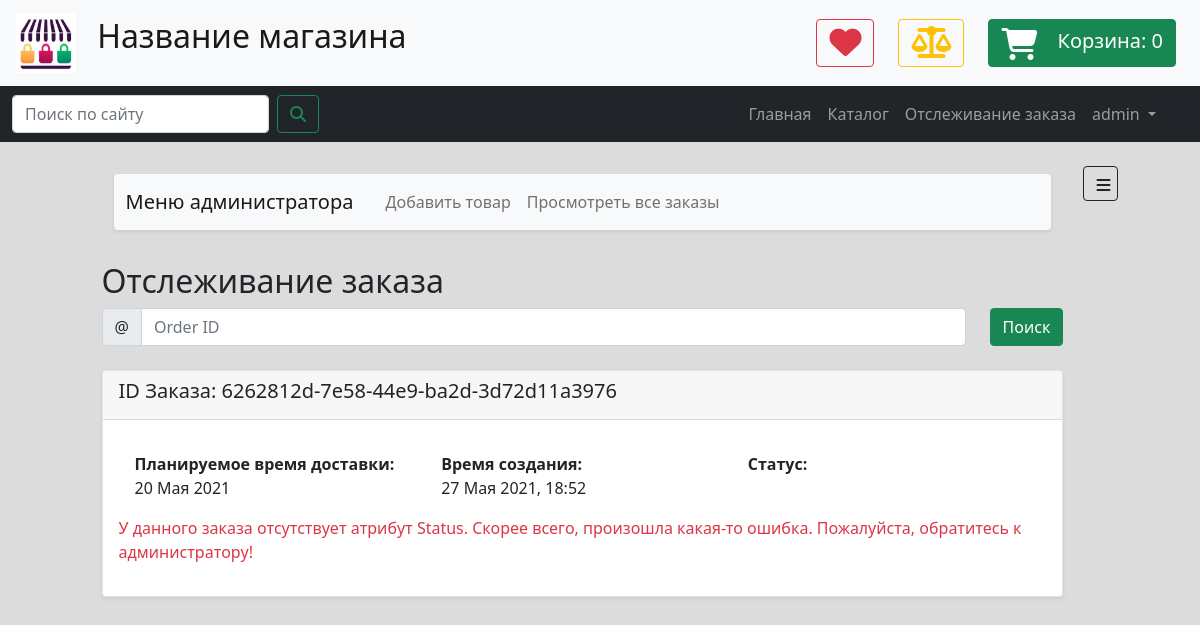
Screenshot of /orders/track/6262812d-7e58-44e9-ba2d-3d72d11a3976 (signed in) with the database file from the repository.
### data/users.py (models this page shows)
class User(SqlAlchemyBase, UserMixin, SerializerMixin):
    __tablename__ = 'users'
    id = sqlalchemy.Column(sqlalchemy.Integer,
                           primary_key=True, autoincrement=True)
    public_id = sqlalchemy.Column(sqlalchemy.String(50),
                                  unique=True,
                                  nullable=False,
                                  default=generate_uuid)
    is_admin = sqlalchemy.Column(sqlalchemy.Boolean, default=False, nullable=False)
    first_name = sqlalchemy.Column(sqlalchemy.String, nullable=True)
    last_name = sqlalchemy.Column(sqlalchemy.String, nullable=True)
    profile_pic_path = sqlalchemy.Column(sqlalchemy.String, nullable=False,
                                         default='img/user_pics/default_user.png')
    username = sqlalchemy.Column(sqlalchemy.String, nullable=False)
    email = sqlalchemy.Column(sqlalchemy.String,
                              index=True, unique=True, nullable=False)
    phone = sqlalchemy.Column(sqlalchemy.String, nullable=True)
    hashed_password = sqlalchemy.Column(sqlalchemy.String, nullable=False)
    created_date = sqlalchemy.Column(sqlalchemy.DateTime,
                                     default=datetime.datetime.now)
    bonus_points = sqlalchemy.Column(sqlalchemy.Integer, default=0, nullable=True)
    reviews = orm.relation("Review", back_populates='user')
    orders = orm.relation("Order", back_populates='user')
    location_id = sqlalchemy.Column(sqlalchemy.Integer,
                                    sqlalchemy.ForeignKey("locations.id"))
    address = orm.relation('Location')

### data/orders.py (models this page shows)
class Order(SqlAlchemyBase, SerializerMixin):
    __tablename__ = 'orders'
    id = sqlalchemy.Column(sqlalchemy.Integer,
                           primary_key=True, autoincrement=True)
    public_id = sqlalchemy.Column(sqlalchemy.String(50),
                                  unique=True,
                                  nullable=False,
                                  default=generate_uuid)
    description = sqlalchemy.Column(sqlalchemy.String, nullable=True)
    created_date = sqlalchemy.Column(sqlalchemy.DateTime,
                                     default=datetime.datetime.now)
    update_date = sqlalchemy.Column(sqlalchemy.DateTime,
                                     default=datetime.datetime.now)
    delivery_date = sqlalchemy.Column(sqlalchemy.DateTime)
    elements = orm.relation('OrderElement', back_populates='order')
    location_id = sqlalchemy.Column(sqlalchemy.Integer,
                                    sqlalchemy.ForeignKey("locations.id"))
    location = orm.relation('Location')
    status_id = sqlalchemy.Column(sqlalchemy.Integer,
                                  sqlalchemy.ForeignKey("order_statuses.id"))
    status = orm.relation('Status')
    user_id = sqlalchemy.Column(sqlalchemy.Integer,
                                sqlalchemy.ForeignKey("users.id"), nullable=True)
    user = orm.relation('User', back_populates='orders')

### routes/orders.py (the view)
@app.route('/orders/track/<string:public_id>')
def orders_track_page(public_id):
    form_id = request.args.get('public_id', None, type=str)
    if form_id:
        return redirect(url_for('orders_track_page', public_id=form_id))
    db_sess = db_session.create_session()
    order = db_sess.query(Order).filter_by(public_id=public_id).first()
    if order:
        if order.user:
            if not current_user.is_authenticated:
                db_sess.close()
                abort(403)
            elif order.user != current_user:
                db_sess.close()
                abort(403)
        template = render_template('orders_one_page.html',
                                   title='Заказ',
                                   order=order,
                                   time_format_func=ru_format_str_time)
        db_sess.close()
        return template
    else:
        db_sess.close()
        abort(404)

### data/db_session.py (called while the page is built)
def create_session() -> Session:
    global __factory
    if __factory:
        return __factory()

### main.py (called while the page is built)
@login_manager.user_loader
def load_user(user_id):
    db_sess = db_session.create_session()
    user = db_sess.query(User).get(user_id)
    db_sess.close()
    return user

### tools.py (called while the page is built)
def ru_format_str_time(time: datetime.datetime, show_exact_time=True):
    s_month = MONTH_NAMES_RU[time.month]
    s_date = f'{time.day} {s_month} {time.year}'
    if show_exact_time:
        s_time = f', {time.hour}:{time.minute}'
    else:
        s_time = ''
    return s_date + s_time

### templates/orders_one_page.html (shortened to what this page needs)
{% extends "main_template.html" %}
{% block content %}
    <link rel="stylesheet" href="{{ url_for('static', filename='css/orders_page_v13.css') }}">
    <div class="container">
        <h2>Отслеживание заказа</h2>
        <form class="d-flex flex-row g-3 align-items-center">
            <div class="flex-fill">
                <div class="input-group">
                    <div class="input-group-text">@</div>
                    <input type="text" class="form-control"
                           name="public_id" id="searchOrderBox" placeholder="Order ID">
                </div>
            </div>
            <div class="ms-4">
                <button type="submit" class="btn btn-success">Поиск</button>
            </div>
        </form>
        <article class="card rounded shadow-sm mt-4 mb-4">
            <header class="card-header">
                <h5>ID Заказа: {{ order.public_id }}</h5>
            </header>
            <div class="card-body">
                <div class="card-body row">
                    <div class="col"><strong>Планируемое время доставки:</strong><br>
                        {{ time_format_func(order.delivery_date, show_exact_time=False) }}
                    </div>
                    <div class="col"><strong>Время создания:</strong><br>
                        {{ time_format_func(order.created_date) }}
                    </div>
                    <div class="col"><strong>Статус:</strong><br>
                    </div>
                </div>
                {% if order.status %}
                    <div class="track">
                        <div class="step {{ 'active' if order.status.id >= 1 else '' }}"><span class="icon"> <i
                                class="fa fa-check"></i> </span> <span
                                class="text"> Заказ принят </span></div>
                        <div class="step {{ 'active' if order.status.id >= 2 else '' }}"><span class="icon"> <i
                                class="fa fa-user"></i> </span> <span
                                class="text"> Передан курьеру </span></div>
                        <div class="step {{ 'active' if order.status.id >= 3 else '' }}"><span class="icon"> <i
                                class="fa fa-truck"></i> </span> <span
                                class="text"> В пути </span></div>
                        <div class="step {{ 'active' if order.status.id >= 4 else '' }}"><span class="icon"> <i
                                class="fa fa-box-open"></i> </span> <span
                                class="text"> Доставлен </span></div>
                    </div>
                {% else %}
                    <p class="text-danger">
                        У данного заказа отсутствует атрибут Status.
                        Скорее всего, произошла какая-то ошибка.
                        Пожалуйста, обратитесь к администратору!
                    </p>
                {% endif %}
            </div>
        </article>
    </div>
{% endblock content %}

### templates/base.html (shortened to what this page needs)
<!DOCTYPE html>
<html lang="en">
<head>
    {% set shop_name = 'Название магазина' %}
    <link href="https://cdn.jsdelivr.net/npm/bootstrap@5.0.0-beta3/dist/css/bootstrap.min.css" rel="stylesheet"
>
    <link rel="stylesheet" href="{{ url_for('static', filename='css/main_stylesheet_v12.css') }}">
</head>
<body>
<header>
    <nav class="navbar navbar-expand navbar-light bg-light">
        <a class="navbar-brand" href="#">
            <img src="{{ url_for('static', filename='img/logo.jpg') }}"
                 width="60" height="60" class="mx-3" alt="">
            <span class="h2 d-none d-sm-inline">{{ shop_name }}</span>
        </a>
        <div class="d-flex flex-row justify-content-end ms-auto me-2 me-md-4">
            <button type="button" class="btn btn-outline-danger ms-2 ms-md-4">
                <i class="fa fa-2x fa-heart"></i>
            </button>
            <button type="button" class="btn btn-outline-warning ms-2 ms-md-4">
                <i class="fa fa-2x fa-balance-scale"></i>
            </button>
            <a href="{{ url_for('cart_page') }}" type="button" class="btn btn-success ms-2 ms-md-4">
                <i class="fa fa-2x fa-shopping-cart me-3"
                   style="vertical-align: middle;"></i>
                <span style="font-size: 20px;" class="d-none d-md-inline">Корзина: </span>
                <span style="font-size: 20px;" id="cart-items-number">{{ session.get('cart', [])|length }}</span>
            </a>
        </div>
    </nav>
    <nav class="navbar navbar-expand-md navbar-dark bg-dark">
        <div class="container-fluid">
            <form class="d-flex me-5" action="{{ url_for('search_goods_page') }}" method="get">
                <input class="form-control me-2" type="text" name="query" placeholder="Поиск по сайту" aria-label="Search">
                <button class="btn btn-outline-success" type="submit"><i class="fa fa-search"></i></button>
            </form>
            <div class="collapse navbar-collapse me-4" id="navbarSupportedContent">
                <ul class="navbar-nav ms-auto mb-2 mb-lg-0">
                    <li class="nav-item">
                        <a class="nav-link" href="{{ url_for('index_page') }}">Главная</a>
                    </li>
                    <li class="nav-item">
                        <a class="nav-link" href="{{ url_for('categories_page') }}">Каталог</a>
                    <li class="nav-item">
                        <a class="nav-link" href="{{ url_for('orders_track') }}">Отслеживание заказа</a>
                    </li>
                    {% if current_user.is_authenticated %}
                        <li class="nav-item dropdown" style="z-index: 999">
                            <a class="nav-link dropdown-toggle" href="#" id="navbarDropdown" role="button"
                               data-bs-toggle="dropdown" aria-expanded="false">
                                {{ current_user.username }}
                            </a>
                        </li>
                    {% endif %}
                </ul>
            </div>
        </div>
    </nav>
</header>
<main role="main" class="m-2 m-md-4 mt-4">
    <div class="d-flex flex-row justify-content-between flex-fill ms-auto me-auto" style="max-width: 90%">
        <div class="me-2 ms-2 flex-fill">
            {% if current_user.is_authenticated and current_user.is_admin %}
                <div class="container mb-4 mt-2 pb-2 pe-4 ps-4">
                    <nav class="navbar navbar-expand-lg navbar-light bg-light rounded shadow-sm">
                        <div class="container-fluid">
                            <a class="navbar-brand me-4" href="#">Меню администратора</a>
                            <div class="collapse navbar-collapse" id="navbarNavAltMarkup">
                                <div class="navbar-nav">
                                    <a class="nav-link" href="{{ url_for('goods_add_page') }}">Добавить товар</a>
                                    <a class="nav-link" href="{{ url_for('orders_list_page') }}">Просмотреть все заказы</a>
                                </div>
                            </div>
                        </div>
                    </nav>
                </div>
            {% endif %}
            {% block content %}{% endblock %}
        </div>
        {% block sidebar %} {% endblock %}
    </div>
</main>
</body>
</html>

### static/css/main_stylesheet_v12.css (style rules this page uses)
body { background: #dcdcdc; }
.card { background: white; }

### static/css/orders_page_v13.css (style rules this page uses)
.card { position: relative; display: -webkit-box; display: -ms-flexbox; display: flex; -webkit-box-orient: vertical; -webkit-box-direction: normal; -ms-flex-direction: column; flex-direction: column; min-width: 0; word-wrap: break-word; background-color: #fff; background-clip: border-box; border: 1px solid rgba(0, 0, 0, 0.1); border-radius: 0.10rem }

### rows the page displays
User: username "admin"
Order: public_id "6262812d-7e58-44e9-ba2d-3d72d11a3976", delivery_date "20 Мая 2021", created_date "27 Мая 2021, 18:52"

### other values shown
{{ shop_name }} "Название магазина"
{{ session.get('cart', [])|length }} "0"
